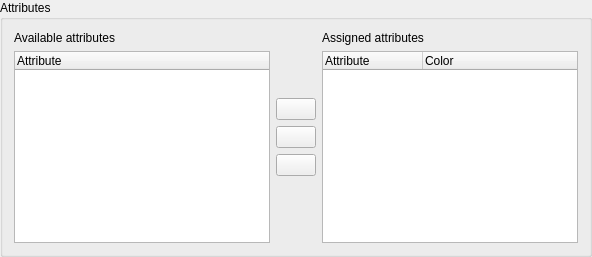
               <widget class="QGroupBox" name="mAttributesGroupBox">
                <property name="title">
                 <string>Attributes</string>
                </property>
                <layout class="QHBoxLayout" name="horizontalLayout_53">
                 <item>
                  <layout class="QVBoxLayout" name="availAttributesLayout">
                   <item>
                    <widget class="QLabel" name="label_49">
                     <property name="text">
                      <string>Available attributes</string>
                     </property>
                    </widget>
                   </item>
                   <item>
                    <widget class="QTreeWidget" name="mAttributesTreeWidget">
                     <property name="selectionMode">
                      <enum>QAbstractItemView::ExtendedSelection</enum>
                     </property>
                     <property name="indentation">
                      <number>0</number>
                     </property>
                     <property name="rootIsDecorated">
                      <bool>false</bool>
                     </property>
                     <property name="itemsExpandable">
                      <bool>false</bool>
                     </property>
                     <property name="expandsOnDoubleClick">
                      <bool>false</bool>
                     </property>
                     <property name="columnCount">
                      <number>1</number>
                     </property>
                     <column>
                      <property name="text">
                       <string notr="true">Attribute</string>
                      </property>
                     </column>
                    </widget>
                   </item>
                  </layout>
                 </item>
                 <item>
                  <layout class="QVBoxLayout" name="attributeButtonLayout">
                   <item>
                    <spacer name="verticalSpacer">
                     <property name="orientation">
                      <enum>Qt::Vertical</enum>
                     </property>
                     <property name="sizeHint" stdset="0">
                      <size>
                       <width>20</width>
                       <height>0</height>
                      </size>
                     </property>
                    </spacer>
                   </item>
                   <item>
                    <widget class="QPushButton" name="mAddAttributeExpression">
                     <property name="enabled">
                      <bool>true</bool>
                     </property>
                     <property name="toolTip">
                      <string>Add expression</string>
                     </property>
                     <property name="icon">
                      <iconset resource="Resources/images/images.qrc">
                       <normaloff>:/images/themes/default/mIconExpressionEditorOpen.svg</normaloff>:/images/themes/default/mIconExpressionEditorOpen.svg</iconset>
                     </property>
                     <property name="iconSize">
                      <size>
                       <width>24</width>
                       <height>16</height>
                      </size>
                     </property>
                    </widget>
                   </item>
                   <item>
                    <widget class="QPushButton" name="mAddCategoryPushButton">
                     <property name="sizePolicy">
                      <sizepolicy hsizetype="Minimum" vsizetype="Fixed">
                       <horstretch>0</horstretch>
                       <verstretch>0</verstretch>
                      </sizepolicy>
                     </property>
                     <property name="text">
                      <string/>
                     </property>
                     <property name="icon">
                      <iconset resource="Resources/images/images.qrc">
                       <normaloff>:/images/themes/default/symbologyAdd.png</normaloff>:/images/themes/default/symbologyAdd.png</iconset>
                     </property>
                    </widget>
                   </item>
                   <item>
                    <widget class="QPushButton" name="mRemoveCategoryPushButton">
                     <property name="sizePolicy">
                      <sizepolicy hsizetype="Minimum" vsizetype="Fixed">
                       <horstretch>0</horstretch>
                       <verstretch>0</verstretch>
                      </sizepolicy>
                     </property>
                     <property name="text">
                      <string/>
                     </property>
                     <property name="icon">
                      <iconset resource="Resources/images/images.qrc">
                       <normaloff>:/images/themes/default/symbologyRemove.png</normaloff>:/images/themes/default/symbologyRemove.png</iconset>
                     </property>
                    </widget>
                   </item>
                   <item>
                    <spacer name="verticalSpacer_5">
                     <property name="orientation">
                      <enum>Qt::Vertical</enum>
                     </property>
                     <property name="sizeHint" stdset="0">
                      <size>
                       <width>20</width>
                       <height>0</height>
                      </size>
                     </property>
                    </spacer>
                   </item>
                  </layout>
                 </item>
                 <item>
                  <layout class="QVBoxLayout" name="assignedAttributesLayout">
                   <item>
                    <widget class="QLabel" name="Assigened">
                     <property name="text">
                      <string>Assigned attributes</string>
                     </property>
                    </widget>
                   </item>
                   <item>
                    <widget class="QTreeWidget" name="mDiagramAttributesTreeWidget">
                     <property name="toolTip">
                      <string>Drag and drop to reorder</string>
                     </property>
                     <property name="dragEnabled">
                      <bool>true</bool>
                     </property>
                     <property name="dragDropMode">
                      <enum>QAbstractItemView::InternalMove</enum>
                     </property>
                     <property name="defaultDropAction">
                      <enum>Qt::TargetMoveAction</enum>
                     </property>
                     <property name="selectionMode">
                      <enum>QAbstractItemView::ExtendedSelection</enum>
                     </property>
                     <property name="indentation">
                      <number>0</number>
                     </property>
                     <property name="rootIsDecorated">
                      <bool>false</bool>
                     </property>
                     <property name="itemsExpandable">
                      <bool>false</bool>
                     </property>
                     <property name="columnCount">
                      <number>2</number>
                     </property>
                     <column>
                      <property name="text">
                       <string>Attribute</string>
                      </property>
                     </column>
                     <column>
                      <property name="text">
                       <string>Color</string>
                      </property>
                     </column>
                    </widget>
                   </item>
                  </layout>
                 </item>
                </layout>
               </widget>
